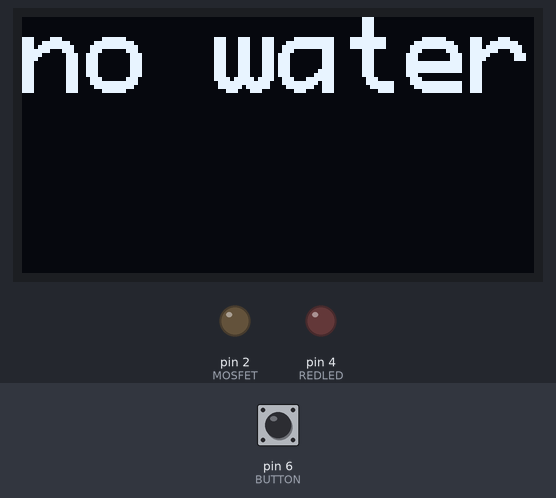
A sketch run on a simulated Arduino Uno, built with avr-gcc and run on an emulated ATmega328P. On the bench: 128×64 one-colour display, output pins drawn as LEDs (lit = HIGH). The inputs (shaded band) are chosen by the test bench; at power-on: pin 6 (BUTTON) LOW.

Above: at 1.2 s.
1.3 s: pin 6 (BUTTON) pulled HIGH for 0.2 s
At 1.66 s:
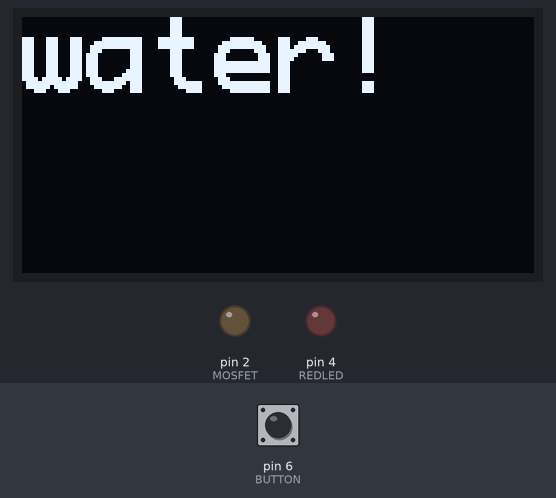
3.2 s: pin 6 (BUTTON) pulled HIGH for 1 s
At 3.64 s:
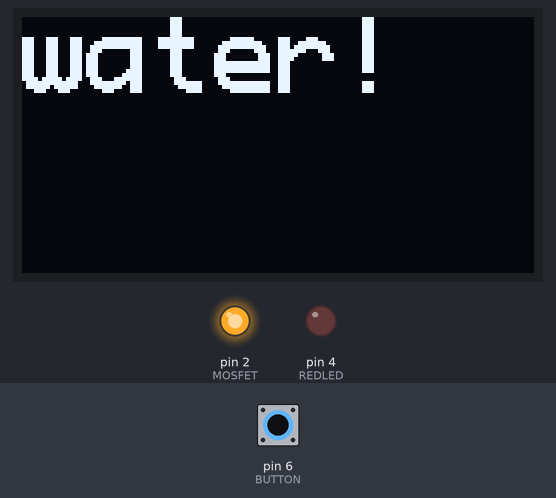
5.8 s: pin 6 (BUTTON) pulled HIGH for 3.2 s
At 9.7 s:
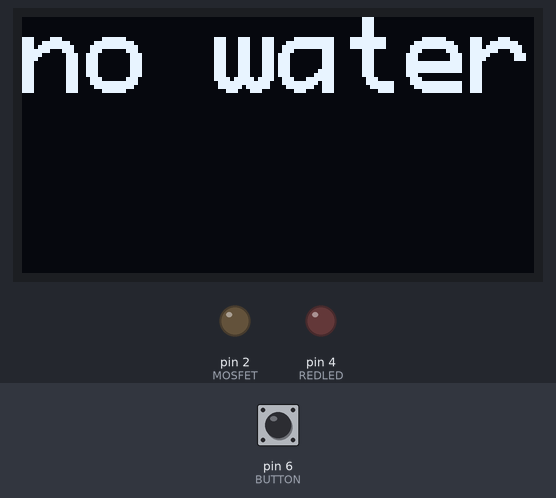
10.5 s: pin 6 (BUTTON) pulled HIGH for 1 s
At 11.65 s:
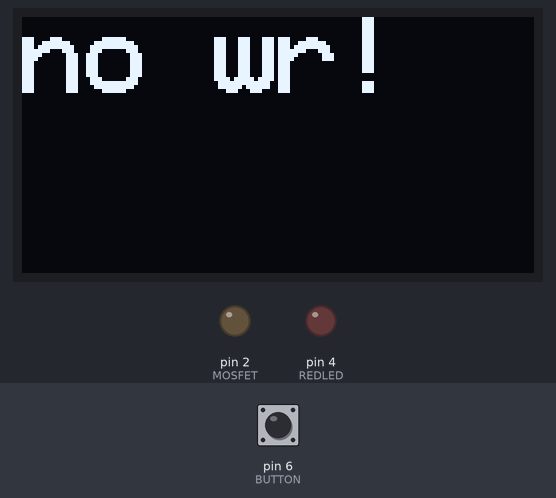
13.2 s: pin 6 (BUTTON) driven HIGH
At 13.56 s:
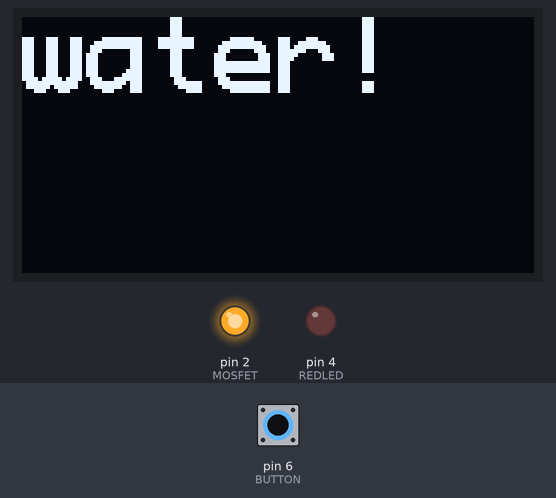
16.2 s: pin 6 (BUTTON) pulsed LOW 2 times (0.12 s each, 0.3 s apart)
At 16.47 s:
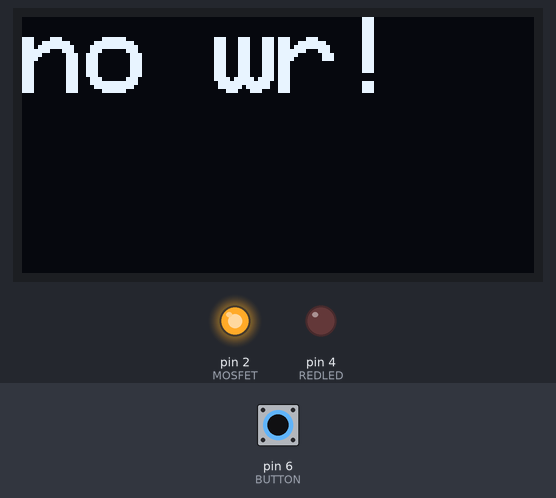
Timing chart, 0 to 19.2 s (numbered marks = the images above; inputs shaded):
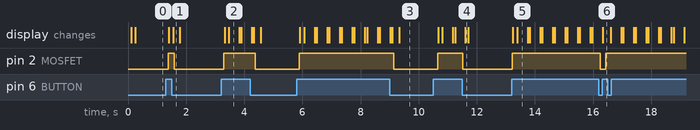

Measured:
- after the input at 1.3 s, pin 2 (MOSFET): LOW → HIGH after 0.08 s, → LOW 0.22 s later; the display: first changes after 0.11 s (image 1 shows a later state)
- after the input at 3.2 s, pin 2 (MOSFET): LOW → HIGH after 0.10 s, → LOW 1.1 s later; the display: first changes after 0.12 s (image 2 shows a later state)
- after the input at 5.8 s, pin 2 (MOSFET): LOW → HIGH after 0.09 s, → LOW 3.2 s later; the display: first changes after 0.12 s (image 3 shows a later state)
- after the input at 10.5 s, pin 2 (MOSFET): LOW → HIGH after 0.15 s, → LOW 0.87 s later; the display: first changes after 0.18 s (image 4 shows a later state)
- after the input at 13.2 s, pin 2 (MOSFET): LOW → HIGH at once; the display: first changes at once (image 5 shows a later state)
- after the input at 16.2 s, pin 2 (MOSFET): HIGH → LOW after 0.05 s, → HIGH 0.19 s later; the display: changes after 0.14 s (image 6)

The sketch:

LabGpt3.ino
```cpp
// Import libraries
#include <Arduino.h>
#include <U8x8lib.h>

// Make synonyms using #define.  No semi-colons needed here.
#define MOSFET 2   // The MOSFET driver for the water pump on digital I/O 2
#define REDLED 4   // Big red LED on digital I/O 4
#define BUTTON 6   // Push button on digital I/O 6

// Creates an instance of the `U8X8_SSD1306_128X64_NONAME_HW_I2C` class
auto display = U8X8_SSD1306_128X64_NONAME_HW_I2C(U8X8_PIN_NONE);

/* -------------- Initialize the Grove board ------------- */
void setup() {
    pinMode(MOSFET, OUTPUT); // Sets the D2 pin (MOSFET + Pump) to output
    pinMode(REDLED, OUTPUT); // Sets the D4 pin (LED) to output
    pinMode(BUTTON, INPUT); // Sets the D6 pin (Button) to input
    digitalWrite(MOSFET, LOW);    // pump off

    display.begin(); // start up the OLED display
    display.setFlipMode(1); // set to 1 or 0, depending on orientation of board
    display.clearDisplay();                     // blank display
    display.setFont(u8x8_font_profont29_2x3_r); // set font
}

/* --------------- Run this over and over ------------------- */
void loop() {

    // place the cursor
    display.setCursor(0,0);

    if(digitalRead(BUTTON) == HIGH)
  {
       digitalWrite(MOSFET, HIGH);    // pump on
       display.clearDisplay();

       display.print("water!  ");
   }
   else
   {
       digitalWrite(MOSFET, LOW);    // pump off

           display.print("no water");

   }

}
```
